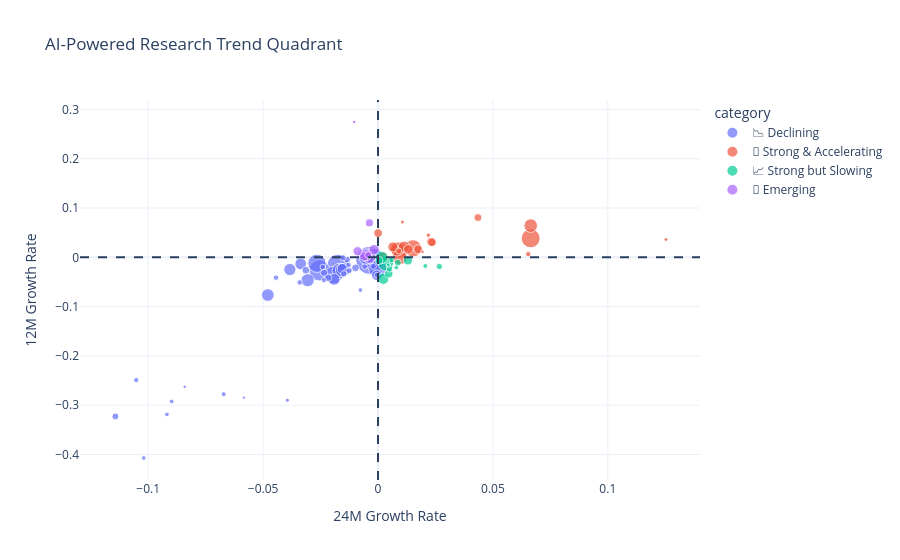

Here is the notebook cell this chart was saved with:
### Code cell
fig = px.scatter(
    topics_df,
    x="slope_24m",
    y="slope_12m",
    color="category",
    size="Count",
    hover_name="label",

    title="AI-Powered Research Trend Quadrant"
)

fig.add_vline(x=0, line_dash="dash")
fig.add_hline(y=0, line_dash="dash")

fig.update_layout(
    xaxis_title="24M Growth Rate",
    yaxis_title="12M Growth Rate",
    template="plotly_white"
)

fig.show()

### Figure 1 — Plotly figure (JSON) as saved in the notebook; plotly's stock layout.template omitted (floating-point values rounded to 4 significant figures)
{"data": [{"hovertemplate": "<b>%{hovertext}</b><br><br>category=📉 Declining<br>slope_24m=%{x}<br>slope_12m=%{y}<br>Count=%{marker.size}<extra></extra>", "hovertext": ["Reinforcement learning rl", "Asr audio recognition", "Preference models to", "Retrieval rag entity", "Languages multilingual language", "Medical patient healthcare", "Hate detection media", "Privacy fl clients", "Mental emotional emotions", "Point depth object", "Recommender user items", "Learning uncertainty domain", "Node gnns graphs", "Dialog intent taskoriented", "Detection images object", "Gender biases fairness", "Videos temporal frames", "Detection anomalies series", "Fair bias algorithmic", "Snns neuromorphic snn", "Games chess players", "Forgetting learning catastrophic", "Analysis aspect absa", "Power electricity grid", "Agents marl reinforcement", "Spatiotemporal mobility prediction", "Document documents handwritten", "Images plant imagery", "Problem scheduling vehicle", "Defect diagnosis industrial", "Language syntactic word", "Teacher student kd", "Ontologies knowledge ontological", "Temporal extraction events", "Tweets media social", "Topics clustering modeling", "Circuit hardware verilog", "Multiview clusters kmeans", "Narrative stories plot", "Language translation slt", "Humor detection sarcastic", "Business mining event", "Soccer players player", "Argumentative arguments argumentation", "Data feature learning", "Missing values data", "Energy sustainability carbon", "Ar xr virtual"], "legendgroup": "📉 Declining", "marker": {"color": "#636efa", "size": [9377, 5746, 5720, 5127, 3922, 3805, 3723, 2819, 2433, 2053, 2049, 1873, 1762, 1635, 1613, 1365, 1264, 699, 695, 674, 659, 636, 568, 528, 521, 475, 428, 419, 418, 374, 366, 366, 362, 358, 321, 306, 305, 291, 259, 256, 254, 253, 193, 163, 141, 131, 123, 100], "sizemode": "area", "sizeref": 23.44, "symbol": "circle"}, "mode": "markers", "name": "📉 Declining", "orientation": "v", "showlegend": true, "type": "scatter", "x": [-0.003524, -0.001974, -0.01739, -0.02549, -0.02659, -0.0001518, -0.0193, -0.01663, -0.005198, -0.03064, -0.01566, -0.04793, -0.03835, -0.03364, -0.01912, -0.01543, -0.0005378, -0.009821, -0.03141, -0.02178, -0.00338, -0.02348, -0.1143, -0.01341, -0.01357, -0.0149, -0.01519, -0.01248, -0.002019, -0.02401, -0.01283, -0.005804, -0.03407, -0.04438, -0.1052, -0.02356, -0.0005989, -0.06716, -0.1019, -0.0898, -0.007672, -0.09186, -0.03944, -0.0299, -0.1149, -0.08415, -0.05838, -0.005366], "xaxis": "x", "y": [-0.006144, -0.004005, -0.01609, -0.0268, -0.0121, -0.02344, -0.03583, -0.02755, -9.847e-05, -0.04637, -0.02587, -0.07651, -0.02485, -0.01331, -0.04474, -0.02334, -0.03648, -0.02145, -0.02614, -0.04133, -0.006159, -0.03124, -0.3227, -0.004613, -0.02943, -0.03342, -0.0008442, -0.02676, -0.01835, -0.01973, -0.01551, -0.01879, -0.05095, -0.04126, -0.2491, -0.04645, -0.03596, -0.2776, -0.4071, -0.2925, -0.0664, -0.3187, -0.29, NaN, NaN, -0.2626, -0.2847, NaN], "yaxis": "y"}, {"hovertemplate": "<b>%{hovertext}</b><br><br>category=🚀 Strong & Accelerating<br>slope_24m=%{x}<br>slope_12m=%{y}<br>Count=%{marker.size}<extra></extra>", "hovertext": ["Mathematical cot llms", "Llms software safety", "Transformers transformer pruning", "Image multimodal reasoning", "Protein drug chemical", "Agent gui planning", "Forecasting time weather", "Market stock trading", "Quantized memory gpu", "Patent law case", "Moral llms traits", "Hallucinations lvlms llms", "Brain signals decoding", "Equations physicsinformed differential", "Generation sampling models", "Watermark watermarks steganography", "Evolutionary algorithm algorithms", "Decoding draft inference", "Transaction detection financial", "Optimization bayesian function", "Astronomical galaxies radio"], "legendgroup": "🚀 Strong & Accelerating", "marker": {"color": "#EF553B", "size": [4188, 3547, 3334, 2636, 2246, 2172, 1490, 1186, 1056, 994, 989, 907, 901, 881, 735, 432, 353, 234, 194, 185, 151], "sizemode": "area", "sizeref": 23.44, "symbol": "circle"}, "mode": "markers", "name": "🚀 Strong & Accelerating", "orientation": "v", "showlegend": true, "type": "scatter", "x": [0.06642, 0.01521, 0.009175, 0.009531, 0.008375, 0.06645, 0.01135, 0.006425, 0.01323, 0.002314, 0.02307, 0.01744, 3.432e-05, 0.02349, 0.04347, 0.009042, 0.0654, 0.0219, 0.1253, 0.01061, 0.01935], "xaxis": "x", "y": [0.03847, 0.01817, 0.01499, 0.0003123, 0.01667, 0.06439, 0.02142, 0.02106, 0.01627, 0.001239, 0.03149, 0.0162, 0.04915, 0.03061, 0.08068, 0.01292, 0.006545, 0.04491, 0.0362, 0.07159, 0.01114], "yaxis": "y"}, {"hovertemplate": "<b>%{hovertext}</b><br><br>category=📈 Strong but Slowing<br>slope_24m=%{x}<br>slope_12m=%{y}<br>Count=%{marker.size}<extra></extra>", "hovertext": ["Medical images image", "Graph texttosql sql", "Governance systems ethical", "Classical circuits computing", "Activity har recognition", "Musical audio lyrics", "Wireless 6g networks", "Csi wireless communication", "3d reasoning geospatial", "Creativity ai design", "Cybersecurity threat cyber", "Intelligence cognitive artificial", "Decentralized federated fl", "Talking animation lip"], "legendgroup": "📈 Strong but Slowing", "marker": {"color": "#00cc96", "size": [2824, 1815, 1510, 973, 841, 746, 562, 482, 471, 345, 293, 254, 189, 156], "sizemode": "area", "sizeref": 23.44, "symbol": "circle"}, "mode": "markers", "name": "📈 Strong but Slowing", "orientation": "v", "showlegend": true, "type": "scatter", "x": [0.003349, 0.001581, 0.002257, 0.013, 0.0047, 0.0004547, 0.008622, 0.004977, 0.02667, 0.005916, 0.02059, 0.007958, 0.004571, 0.004422], "xaxis": "x", "y": [-0.01222, -0.0002123, -0.04348, -0.006513, -0.03338, -0.00668, -0.01102, -0.02337, -0.01867, -0.005626, -0.01752, -0.02094, -0.01682, -0.0148], "yaxis": "y"}, {"hovertemplate": "<b>%{hovertext}</b><br><br>category=🌱 Emerging<br>slope_24m=%{x}<br>slope_12m=%{y}<br>Count=%{marker.size}<extra></extra>", "hovertext": ["Education student educational", "Attacks attack robustness", "Fuzzy of sat", "Pruning networks nas", "Variables causality discovery", "Regret bandits algorithm", "Detection intrusion iot", "Recipe recipes dietary"], "legendgroup": "🌱 Emerging", "marker": {"color": "#ab63fa", "size": [1875, 1663, 1286, 1040, 1007, 768, 568, 162], "sizemode": "area", "sizeref": 23.44, "symbol": "circle"}, "mode": "markers", "name": "🌱 Emerging", "orientation": "v", "showlegend": true, "type": "scatter", "x": [-0.00388, -0.005229, -0.001711, -0.00602, -0.008902, -0.003725, -0.004302, -0.01037], "xaxis": "x", "y": [0.0005284, 0.004983, 0.01555, 0.001692, 0.01241, 0.06991, 0.004749, 0.2745], "yaxis": "y"}], "layout": {"legend": {"itemsizing": "constant", "title": {"text": "category"}, "tracegroupgap": 0}, "shapes": [{"line": {"dash": "dash"}, "type": "line", "x0": 0, "x1": 0, "xref": "x", "y0": 0, "y1": 1, "yref": "y domain"}, {"line": {"dash": "dash"}, "type": "line", "x0": 0, "x1": 1, "xref": "x domain", "y0": 0, "y1": 0, "yref": "y"}], "title": {"text": "AI-Powered Research Trend Quadrant"}, "xaxis": {"anchor": "y", "domain": [0, 1], "title": {"text": "24M Growth Rate"}}, "yaxis": {"anchor": "x", "domain": [0, 1], "title": {"text": "12M Growth Rate"}}}}
